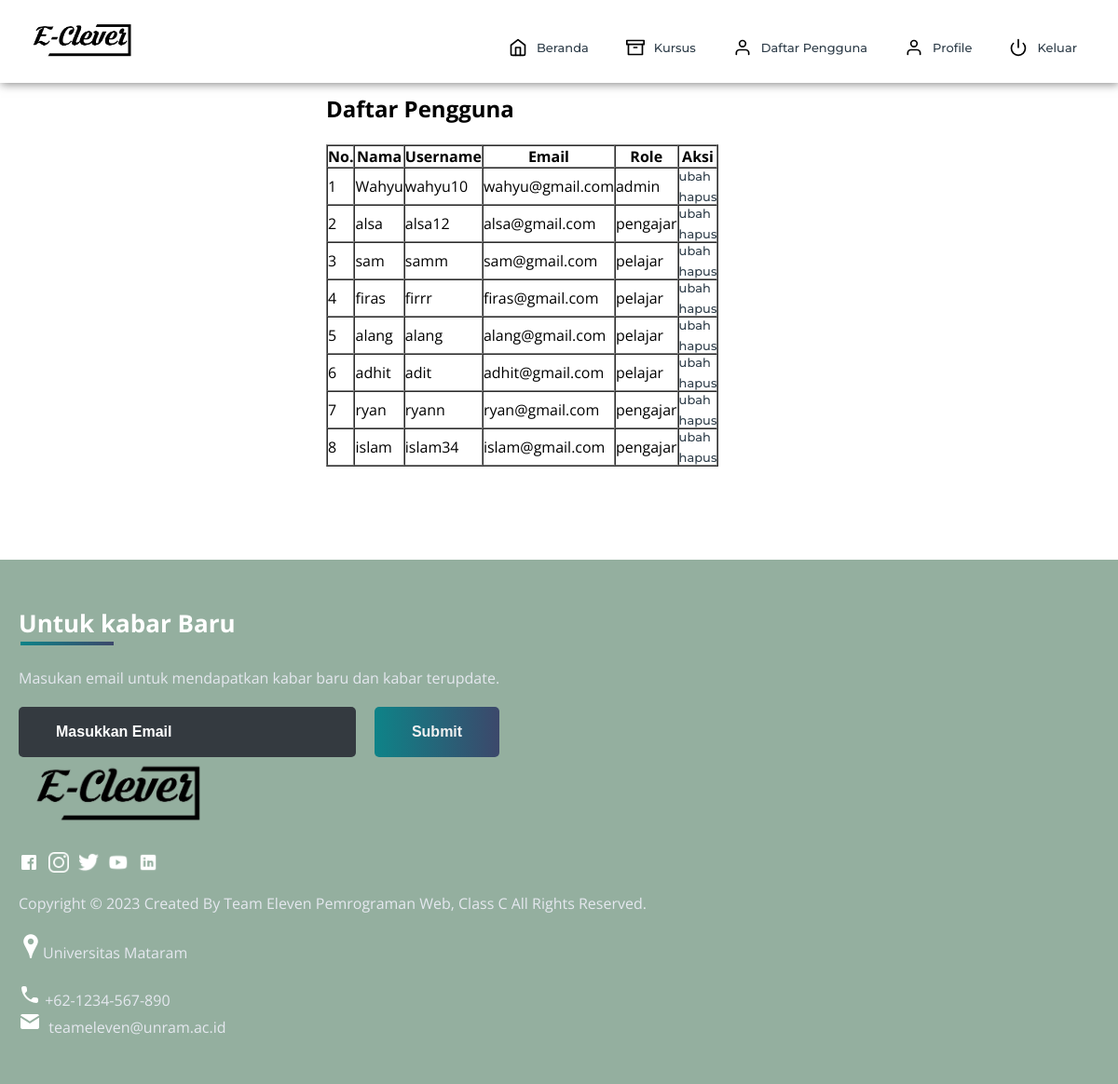
The app's page /admin/Users.php with its own data.
### tables this page shows
CREATE TABLE `users` (
  `id_users` int(11) NOT NULL,
  `nama` varchar(255) NOT NULL,
  `username` varchar(25) NOT NULL,
  `email` varchar(255) NOT NULL,
  `password` varchar(255) NOT NULL,
  `role` text NOT NULL
);

### php/functions.php (called while the page is built, shortened)
<?php
$host = 'localhost';
$user = 'root';
$pass = '';
$dbname = 'e_clever';
$conn = mysqli_connect($host, $user, $pass, $dbname) or die("gagal");
mysqli_select_db($conn, $dbname);
function query($query){
    global $conn;
    $result = mysqli_query($conn, $query);
    $rows = [];
    while( $row = mysqli_fetch_assoc($result)){
        $rows[] = $row;
    }
    return $rows;
}
?>

### admin/Users.php (the view, shortened to what this page needs)
<?php
require '../php/functions.php';
$users = query("SELECT * FROM users");
?>
<!DOCTYPE html>
<html>
<head>
	<link rel="stylesheet" href="../admin/adminstyle.css">
</head>
<body>
<header>
    <div class="nav" id="nav">
        <div id="learned-logo">
        <a href="#"><img src="../asset/images/icon/clever.png" style="width: 120px;"></a></div>
        <ul id="list-switch">
            <li><a href="home.html"><img src="../asset/images/icon/home.svg" class="icon">Beranda</a></li>
            <li><a href="mycourse.html"><img src="../asset/images/icon/archive.svg" class="icon">Kursus</a></li>
			<li><a href="users.php"><img src="../asset/images/icon/user.svg" class="icon">Daftar Pengguna</a></li>
            <li><a href="profile.html"><img src="../asset/images/icon/user.svg" class="icon">Profile</a></li>
            <li><a onclick="logout()"><img src="../asset/images/icon/power.svg" alt="">Keluar</a></li>
        </ul>
    </div>
</header>
<section class="daf-users">
	<div class="tab-users" id="">
		<h1>Daftar Pengguna</h1><br>
		<table border="1" cellpadding="10" cellspacing="0">
			<tr>
				<th>No.</th>
				<th>Nama</th>
				<th>Username</th>
				<th>Email</th>
				<th>Role</th>
				<th>Aksi</th>
			</tr>
			<?php $i = 1; ?>
			<?php foreach($users as $row) : ?>
			<tr>
				<td><?= $i; ?></td>
				<td><?= $row["nama"]; ?></td>
				<td><?= $row["username"]; ?></td>
				<td><?= $row["email"]; ?></td>
				<td><?= $row["role"]; ?></td>
				<td>
					<a href="update.php?id=<?= $row["id"]; ?>">ubah</a><br>
					<a href="delete.php?id=<?= $row["id"]; ?>" onclick="return confirm('yakin?')">hapus</a>
				</td>
			</tr>
			<?php $i++; ?>
			<?php endforeach; ?>
		</table>
	 </div>
</section>
<footer>
	<div class="footer-container">
		<div class="left-col">
			<img src="../asset/images/icon/clever.png" style="width: 200px;">
			<div class="social-media">
				<a href="#"><img src="../asset/images/icon\fb.png"></a>
				<a href="#"><img src="../asset/images/icon\insta.png"></a>
				<a href="#"><img src="../asset/images/icon\tt.png"></a>
				<a href="#"><img src="../asset/images/icon\ytube.png"></a>
				<a href="#"><img src="../asset/images/icon\linkedin.png"></a>
			</div><br><br>
			<p class="rights-text">Copyright © 2023 Created By Team Eleven Pemrograman Web, Class C All Rights Reserved.</p>
			<br><p><img src="../asset/images/icon/location.png">Universitas Mataram</p><br>
			<p><img src="../asset/images/icon/phone.png"> +62-1234-567-890<br><img src="../asset/images/icon/mail.png">&nbsp; teameleven@unram.ac.id</p>
		</div>
		<div class="right-col">
			<h1 style="color: #fff">Untuk kabar Baru</h1>
			<div class="border"></div><br>
			<p>Masukan email untuk mendapatkan kabar baru dan kabar terupdate.</p>
			<form class="newsletter-form">
				<input class="txtb" type="email" placeholder="Masukkan Email">
				<input class="btn" type="submit" value="Submit">
			</form>
		</div>
	</div>
</footer>
</body>
</html>

### admin/adminstyle.css (style rules this page uses)
* { box-sizing: border-box; margin: 0; padding: 0; }
html { scroll-behavior: smooth; }
body { background: #FFF; font-family: 'Open Sans', sans-serif; }
.nav { width: 100%; background-color: #fff; display: flex; flex-wrap: wrap; justify-content: space-between; align-items: center; padding: 20px 2%; position: fixed; top: 0px; z-index: 10; box-shadow: 1px 1px 10px rgba(0,0,0,0.5); }
.nav li, a, button { float: left; font-family: "Montserrat", sans-serif; font-weight: 500; font-size: 13px; color: #2E3D49; display: block; text-decoration: none; text-align: center; }
.nav ul li img { width: 20px; margin-right: 10px; transform: translateY(5px); padding-top: 5px; }
.nav ul li { list-style: none; display: inline-block; padding: 0px 20px; }
.nav ul li a { transition: all 0.3s ease 0s; }
.daf-users { padding: 100px; width: 100%; display: flex; flex-wrap: wrap; align-items: center; justify-content: center; }
.daf-users .tab-users { width: 50%; height: 50%; }
footer { color: #E5E8EF; background: #94AF9F; padding: 50px 0; }
footer .footer-container { max-width: 1300px; margin: auto; padding: 0 20px; display: flex; justify-content: space-between; align-items: center; flex-wrap: wrap-reverse; }
footer .social-media img { width: 22px; }
footer .social-media { margin: 20px 0; }
footer .social-media a { color: #001a21; margin-right: 10px; font-size: 22px; text-decoration: none; }
footer .right-col h1 { font-size: 26px; }
footer .border { width: 100px; height: 4px; background: linear-gradient(to right, #0E8388, #3C486B); margin: 2px; }
footer .newsletter-form { display: flex; justify-content: center; align-items: center; flex-wrap: wrap; }
footer input::placeholder { color: white !important; }
footer .txtb { flex: 1; padding: 18px 40px; font-size: 16px; background: #343A40; border: none; font-weight: 700; outline: none; border-radius: 5px; min-width: 260px; margin-top: 20px; color: white; }
footer .btn { margin-top: 20px; padding: 18px 40px; font-size: 16px; color: #f1f1f1; background: linear-gradient(to right, #0E8388, #3C486B); border: none; font-weight: 700; outline: none; border-radius: 5px; margin-left: 20px; cursor: pointer; transition: opacity .3s linear; }

### records on screen
users: nama "Wahyu", username "wahyu10", email "wahyu@gmail.com", role "admin"
users: nama "alsa", username "alsa12", email "alsa@gmail.com", role "pengajar"
users: nama "sam", username "samm", email "sam@gmail.com", role "pelajar"
users: nama "firas", username "firrr", email "firas@gmail.com", role "pelajar"
users: nama "alang", username "alang", email "alang@gmail.com", role "pelajar"
users: nama "adhit", username "adit", email "adhit@gmail.com", role "pelajar"
users: nama "ryan", username "ryann", email "ryan@gmail.com", role "pengajar"
users: nama "islam", username "islam34", email "islam@gmail.com", role "pengajar"
